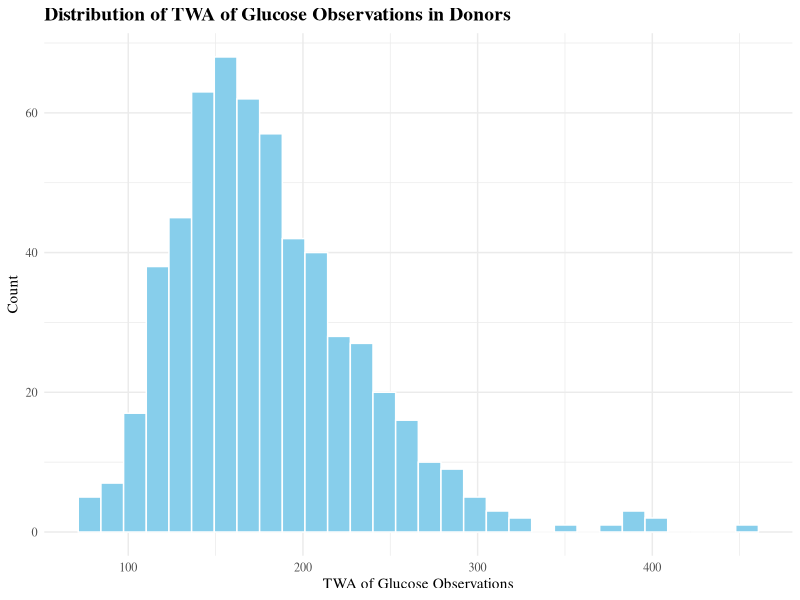
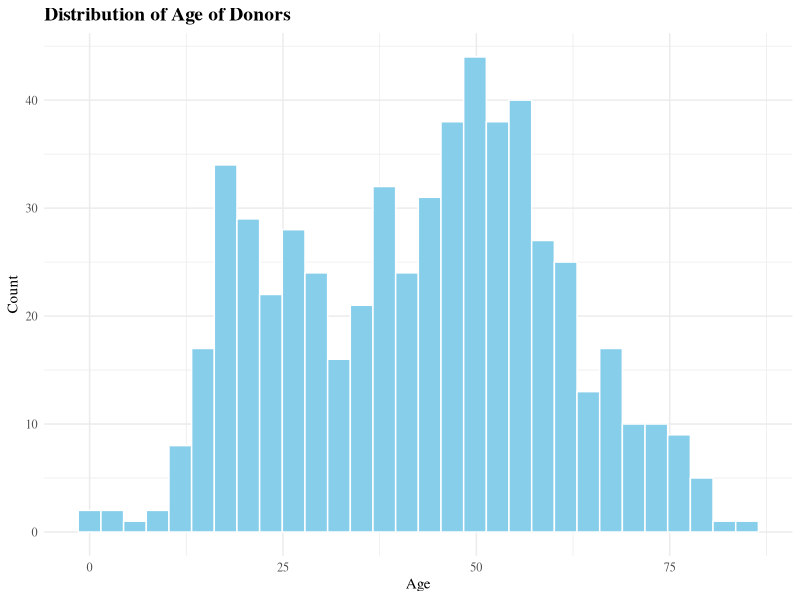
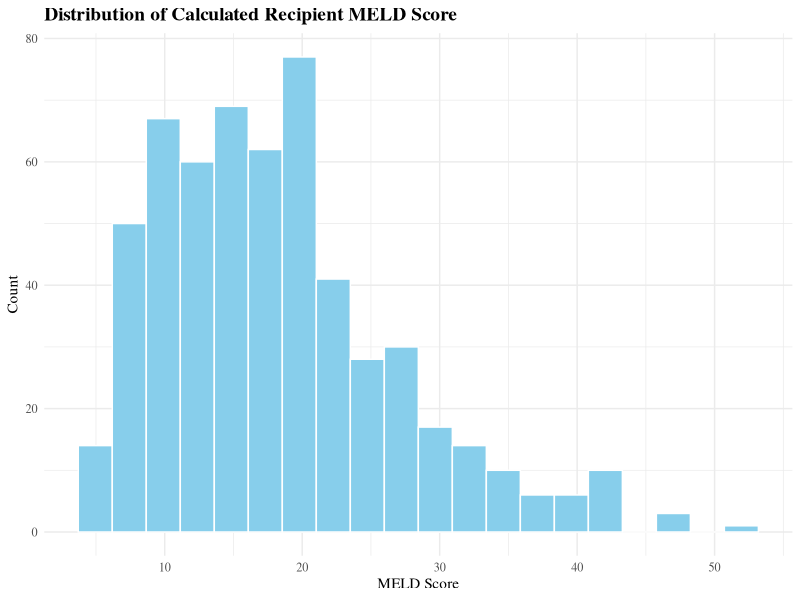

Generate these figures, in order, with R:
## ---- chunk 1
library(tidyverse)
theme_set(theme_minimal())
## ---- chunk 2
library(tidyverse)
library(knitr)
data <- read_csv("DonorHyperglycemia.csv")
data$d_genderf <- factor(data$d_genderf, levels = c(0, 1), labels = c("Male", "Female"))
data$hemo_instability <- ifelse(data$hemo_instability == 0, "No", "Yes")
## ---- chunk 3
instability <- data |>
group_by(hemo_instability) |>
summarize(Observations = n()) |>
arrange(desc(Observations))

kable(instability, format = "html", caption = "<span style='font-size:18px;'>Number of Donors by Hemodynamic Instability</span>")
## ---- chunk 4
data |>
  ggplot(aes(x = glutwa)) +
  geom_histogram(color = "white", fill = "skyblue") +
  labs(title = "Distribution of TWA of Glucose Observations in Donors", x = "TWA of Glucose Observations", y = "Count") +
  theme_minimal(base_family = "serif") +
  theme(plot.title = element_text(size = 14, face = "bold"))
## ---- chunk 5
data |>
  ggplot(aes(x = d_age)) +
  geom_histogram(color = "white", fill = "skyblue") +
  labs(title = "Distribution of Age of Donors", x = "Age", y = "Count") +
  theme_minimal(base_family = "serif") +
  theme(plot.title = element_text(size = 14, face = "bold"))
## ---- chunk 6
data |>
  ggplot(aes(x = r_meld_calc)) +
  geom_histogram(color = "white", fill = "skyblue", bins = 20) +
  labs(title = "Distribution of Calculated Recipient MELD Score", x = "MELD Score", y = "Count") +
  theme_minimal(base_family = "serif") +
  theme(plot.title = element_text(size = 14, face = "bold"))
## ---- chunk 7
m1 <- glm(delayed_fn ~ glutwa + d_age + d_genderf + r_meld_calc + hemo_instability, 
          data = data,
          family = "binomial")

summary(m1)
